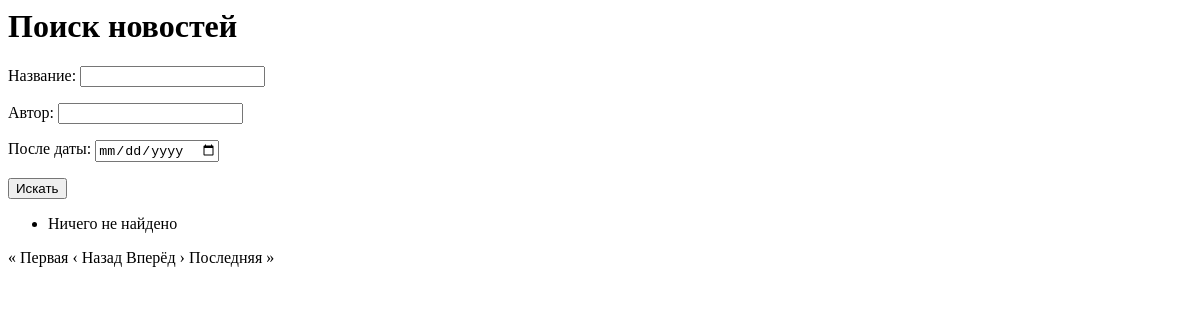
Before: /news/news/search/ with the older database file.
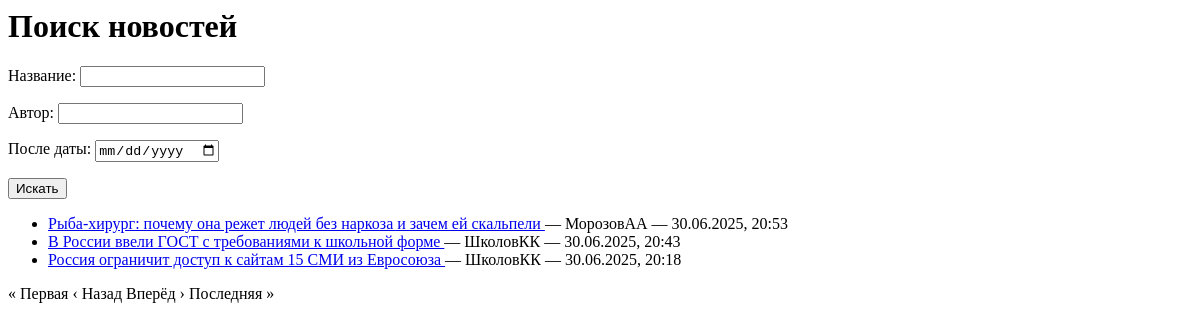
After: the same page with the newer database file.
### news/models.py (models this page shows, shortened)
class Post(models.Model):
    POST_TYPE_CHOICES = [
        ('article', 'Статья'),
        ('news', 'Новость'),
    ]
    author = models.ForeignKey(Author, on_delete=models.CASCADE)
    post_type = models.CharField(max_length=10, choices=POST_TYPE_CHOICES)
    created_at = models.DateTimeField(auto_now_add=True)
    categories = models.ManyToManyField(Category, through='PostCategory')
    title = models.CharField(max_length=200)
    content = models.TextField()
    rating = models.IntegerField(default=0)

class Author(models.Model):
    user = models.OneToOneField(User, on_delete=models.CASCADE)
    rating = models.IntegerField(default=0)

### news/views.py (the view)
# urls.py: path('news/search/', NewsSearchView.as_view(), name='news_search'),
class NewsSearchView(FilterView):
    model = Post
    template_name = 'news/news_search.html'
    context_object_name = 'filter'
    filterset_class = PostFilter
    paginate_by = 10
    def get_queryset(self):
        qs = super().get_queryset()
        return qs.filter(post_type='news').order_by('-created_at')
    def get_context_data(self, **kwargs):
        context = super().get_context_data(**kwargs)
        context['request'] = self.request
        return context

### news/templates/news/news_search.html (shortened to what this page needs)
<h1>Поиск новостей</h1>
<form method="get">
    {{ filter.form.as_p }}
    <button type="submit">Искать</button>
</form>
<ul>
  {% for news in filter.qs %}
    <li>
      <a href="{% url 'news_detail' news.pk %}">
        {{ news.title }}
      </a> — {{ news.author.user.username }} — {{ news.created_at|date:"d.m.Y, H:i" }}
    </li>
  {% empty %}
    <li>Ничего не найдено</li>
  {% endfor %}
</ul>
<div class="pagination">
    {% if filter.page_obj.has_previous %}
        <a href="?page=1{% if request.GET %}&{{ request.GET.urlencode }}{% endif %}">&laquo; Первая</a>
        <a href="?page={{ filter.page_obj.previous_page_number }}{% if request.GET %}&{{ request.GET.urlencode }}{% endif %}">&lsaquo; Назад</a>
    {% else %}
        <span>&laquo; Первая</span>
        <span>&lsaquo; Назад</span>
    {% endif %}
    {% if filter.page_obj.has_next %}
        <a href="?page={{ filter.page_obj.next_page_number }}{% if request.GET %}&{{ request.GET.urlencode }}{% endif %}">Вперёд &rsaquo;</a>
        <a href="?page={{ filter.paginator.num_pages }}{% if request.GET %}&{{ request.GET.urlencode }}{% endif %}">Последняя &raquo;</a>
    {% else %}
        <span>Вперёд &rsaquo;</span>
        <span>Последняя &raquo;</span>
    {% endif %}
</div>

Changed rows visible on the page:
added Post: title "Рыба-хирург: почему она режет людей без наркоза и зачем ей скальпели", author.user.username "МорозовАА", created_at "30.06.2025, 20:53"
added Post: title "В России ввели ГОСТ с требованиями к школьной форме", author.user.username "ШколовКК", created_at "30.06.2025, 20:43"
added Post: title "Россия ограничит доступ к сайтам 15 СМИ из Евросоюза", author.user.username "ШколовКК", created_at "30.06.2025, 20:18"
Other visible differences:
text no longer shown: "Ничего не найдено"
